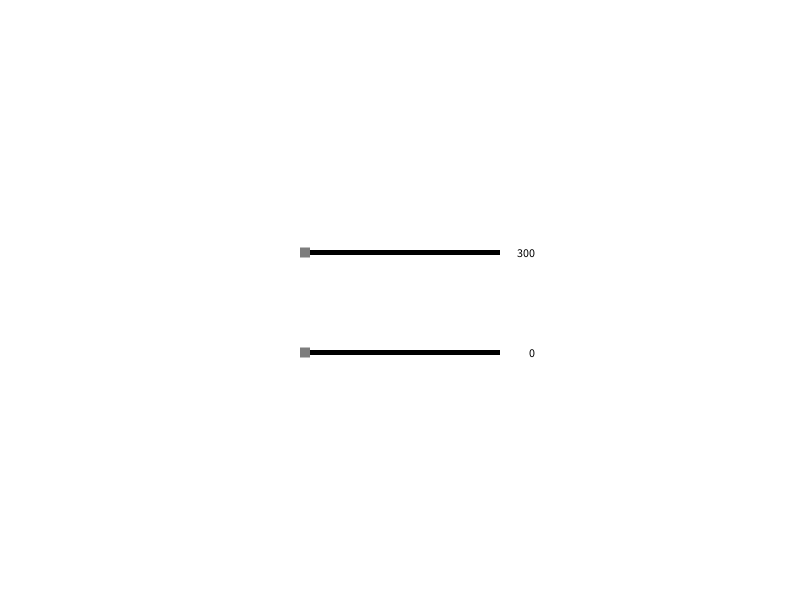
Frame 1 (no input)
Frame 60 (the mouse pressed at the canvas centre just before this capture): identical to frame 1, image omitted
Frame 120 (the mouse held since frame 60 and released just before this capture): identical to frame 1, image omitted

The Processing sketch that drew this single still picture (run headless with seeded random() and noise(); from frame 60 on, the mouse is pressed at the canvas centre):

// Processing sketch: barra
// ── barra.pde
boolean mouseRe = true;
float fh=300, fs=300, barraX = 300;

void setup() {
  size(800,600);
}

void funBarra() {
  if (mousePressed) {
    mouseRe = false;
  }
  if (mouseRe == false) {
    barraX = mouseX - 5;
    if (barraX > width/2+90){
      barraX = width/2+90;
    }
    if (barraX < width/2-100){
      barraX = width/2-100;
    }
  }
}

void draw() {
  //bg
  background(255);
  
  //barra 1
  noStroke();
  fill(0);
  rect(width/2-100, height/2-50,200,5);
  
  noStroke();
  fill(125);
  rect(fh,height/2-52.5,10,10);
  
  textSize(12);
  textAlign(RIGHT);
  fill(0);
  text(int(fh), width/2+135, height/2-43);
  
  if((mouseX>= width/2-100) && (mouseX<=width/2+100) && (mouseY>height/2-60) && (mouseY<height/2-40)){
    barraX = fh;
    funBarra();
    fh = barraX;
    noStroke();
    fill(175);
    rect(fh,height/2-52.5,10,10);
  }
  
  //barra 2
  noStroke();
  fill(0);
  rect(width/2-100, height/2+50,200,5);
  
  noStroke();
  fill(125);
  rect(fs,height/2+47.5,10,10);
  
  textSize(12);
  textAlign(RIGHT);
  fill(0);
  text(int(map(fs,width/2-100,width/2+90,0,255)), width/2+135, height/2+57);
  
  if((mouseX>= width/2-100) && (mouseX<=width/2+100) && (mouseY>height/2+42.5) && (mouseY<height/2+62.5)){
    barraX = fs;
    funBarra();
    fs = barraX;
    noStroke();
    fill(175);
    rect(fs,height/2+47.5,10,10);
  }
  println(barraX, fs, fh);
  
}

void mouseReleased(){
  mouseRe = true;
}
